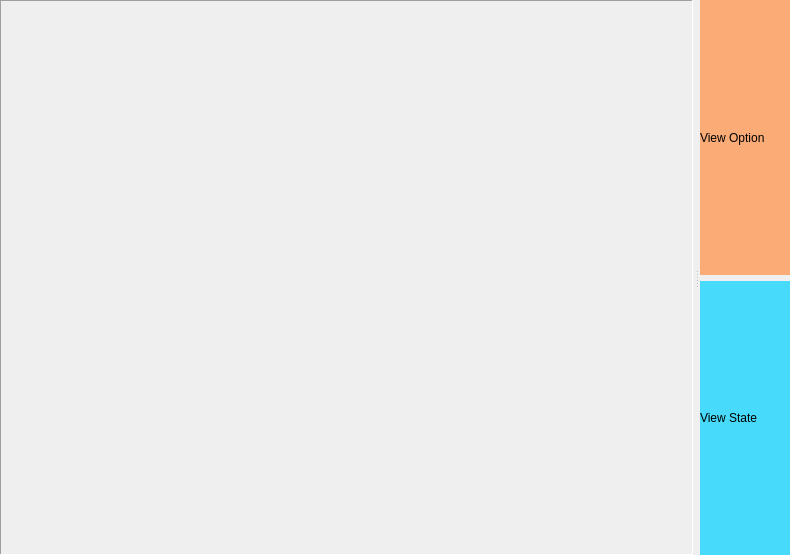
<?xml version="1.0" encoding="UTF-8"?>
<ui version="4.0">
 <class>MachineVisionWin</class>
 <widget class="QWidget" name="MachineVisionWin">
  <property name="geometry">
   <rect>
    <x>0</x>
    <y>0</y>
    <width>790</width>
    <height>555</height>
   </rect>
  </property>
  <property name="windowTitle">
   <string>Form</string>
  </property>
  <layout class="QGridLayout" name="gridLayout">
   <property name="leftMargin">
    <number>0</number>
   </property>
   <property name="topMargin">
    <number>0</number>
   </property>
   <property name="rightMargin">
    <number>0</number>
   </property>
   <property name="bottomMargin">
    <number>0</number>
   </property>
   <item row="0" column="0">
    <widget class="QSplitter" name="splitter">
     <property name="orientation">
      <enum>Qt::Horizontal</enum>
     </property>
     <property name="opaqueResize">
      <bool>true</bool>
     </property>
     <property name="handleWidth">
      <number>7</number>
     </property>
     <widget class="QWidget" name="gridLayoutWidget">
      <layout class="QGridLayout" name="gridLayoutViews">
       <item row="0" column="0">
        <widget class="QFrame" name="frameViewArea">
         <property name="sizePolicy">
          <sizepolicy hsizetype="Preferred" vsizetype="Preferred">
           <horstretch>0</horstretch>
           <verstretch>0</verstretch>
          </sizepolicy>
         </property>
         <property name="minimumSize">
          <size>
           <width>500</width>
           <height>0</height>
          </size>
         </property>
         <property name="frameShape">
          <enum>QFrame::Panel</enum>
         </property>
         <property name="frameShadow">
          <enum>QFrame::Sunken</enum>
         </property>
         <property name="lineWidth">
          <number>1</number>
         </property>
         <layout class="QGridLayout" name="gridLayout_2">
          <property name="leftMargin">
           <number>0</number>
          </property>
          <property name="topMargin">
           <number>0</number>
          </property>
          <property name="rightMargin">
           <number>0</number>
          </property>
          <property name="bottomMargin">
           <number>0</number>
          </property>
         </layout>
        </widget>
       </item>
      </layout>
     </widget>
     <widget class="QWidget" name="verticalLayoutWidget">
      <layout class="QVBoxLayout" name="verticalLayout">
       <item>
        <widget class="QLabel" name="lbViewOpetion">
         <property name="sizePolicy">
          <sizepolicy hsizetype="Preferred" vsizetype="Preferred">
           <horstretch>0</horstretch>
           <verstretch>0</verstretch>
          </sizepolicy>
         </property>
         <property name="styleSheet">
          <string notr="true">background-color: rgba(255, 142, 67, 179);</string>
         </property>
         <property name="text">
          <string>View Option</string>
         </property>
        </widget>
       </item>
       <item>
        <widget class="QLabel" name="lbViewState">
         <property name="styleSheet">
          <string notr="true">background-color: rgba(0, 209, 255, 179);</string>
         </property>
         <property name="text">
          <string>View State</string>
         </property>
        </widget>
       </item>
      </layout>
     </widget>
    </widget>
   </item>
  </layout>
 </widget>
 <resources/>
 <connections/>
</ui>
